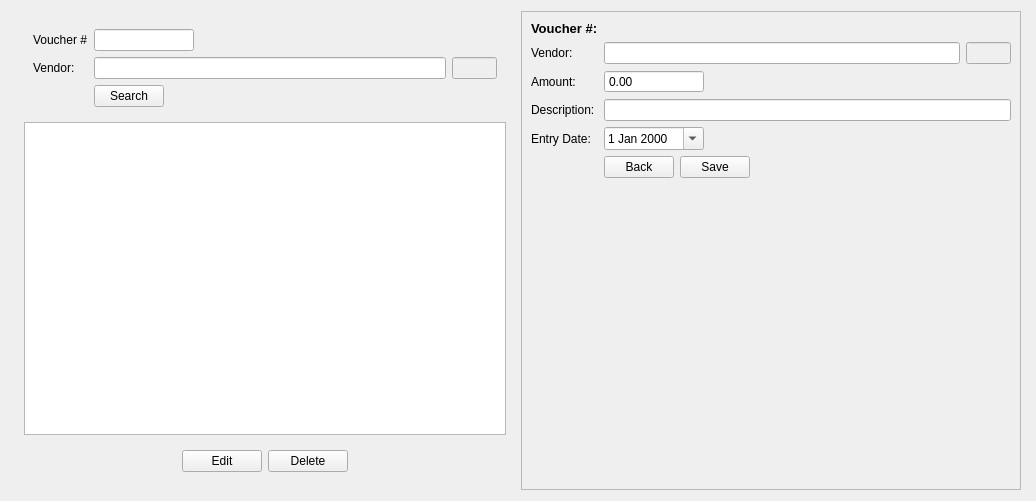
<?xml version="1.0" encoding="UTF-8"?>
<ui version="4.0">
 <class>EditVendorPayment</class>
 <widget class="QWidget" name="EditVendorPayment">
  <property name="geometry">
   <rect>
    <x>0</x>
    <y>0</y>
    <width>1036</width>
    <height>501</height>
   </rect>
  </property>
  <property name="windowTitle">
   <string>Form</string>
  </property>
  <layout class="QHBoxLayout" name="horizontalLayout_2">
   <item>
    <spacer name="horizontalSpacer">
     <property name="orientation">
      <enum>Qt::Horizontal</enum>
     </property>
     <property name="sizeHint" stdset="0">
      <size>
       <width>40</width>
       <height>20</height>
      </size>
     </property>
    </spacer>
   </item>
   <item>
    <widget class="QFrame" name="searchFrame">
     <property name="minimumSize">
      <size>
       <width>500</width>
       <height>0</height>
      </size>
     </property>
     <property name="maximumSize">
      <size>
       <width>500</width>
       <height>16777215</height>
      </size>
     </property>
     <property name="frameShape">
      <enum>QFrame::NoFrame</enum>
     </property>
     <property name="frameShadow">
      <enum>QFrame::Raised</enum>
     </property>
     <layout class="QVBoxLayout" name="verticalLayout">
      <item>
       <widget class="QWidget" name="widget" native="true">
        <property name="maximumSize">
         <size>
          <width>16777215</width>
          <height>100</height>
         </size>
        </property>
        <layout class="QFormLayout" name="formLayout_2">
         <item row="0" column="0">
          <widget class="QLabel" name="label_5">
           <property name="text">
            <string>Voucher #</string>
           </property>
          </widget>
         </item>
         <item row="0" column="1">
          <widget class="QLineEdit" name="search_vno">
           <property name="maximumSize">
            <size>
             <width>100</width>
             <height>16777215</height>
            </size>
           </property>
          </widget>
         </item>
         <item row="1" column="0">
          <widget class="QLabel" name="label_6">
           <property name="text">
            <string>Vendor:</string>
           </property>
          </widget>
         </item>
         <item row="1" column="1">
          <layout class="QHBoxLayout" name="horizontalLayout_3">
           <item>
            <widget class="QLineEdit" name="search_vendorname"/>
           </item>
           <item>
            <widget class="QLineEdit" name="search_vendorid">
             <property name="enabled">
              <bool>false</bool>
             </property>
             <property name="maximumSize">
              <size>
               <width>45</width>
               <height>16777215</height>
              </size>
             </property>
             <property name="focusPolicy">
              <enum>Qt::NoFocus</enum>
             </property>
            </widget>
           </item>
          </layout>
         </item>
         <item row="2" column="1">
          <widget class="QPushButton" name="btn_search">
           <property name="maximumSize">
            <size>
             <width>70</width>
             <height>16777215</height>
            </size>
           </property>
           <property name="text">
            <string>Search</string>
           </property>
          </widget>
         </item>
        </layout>
       </widget>
      </item>
      <item>
       <widget class="QTableWidget" name="searchTable">
        <property name="focusPolicy">
         <enum>Qt::ClickFocus</enum>
        </property>
        <property name="editTriggers">
         <set>QAbstractItemView::NoEditTriggers</set>
        </property>
        <property name="selectionMode">
         <enum>QAbstractItemView::SingleSelection</enum>
        </property>
        <property name="selectionBehavior">
         <enum>QAbstractItemView::SelectRows</enum>
        </property>
       </widget>
      </item>
      <item>
       <widget class="QWidget" name="widget_2" native="true">
        <layout class="QHBoxLayout" name="horizontalLayout_4">
         <item>
          <spacer name="horizontalSpacer_3">
           <property name="orientation">
            <enum>Qt::Horizontal</enum>
           </property>
           <property name="sizeHint" stdset="0">
            <size>
             <width>145</width>
             <height>20</height>
            </size>
           </property>
          </spacer>
         </item>
         <item>
          <widget class="QPushButton" name="btn_edit">
           <property name="text">
            <string>Edit</string>
           </property>
          </widget>
         </item>
         <item>
          <widget class="QPushButton" name="btn_delete">
           <property name="text">
            <string>Delete</string>
           </property>
          </widget>
         </item>
         <item>
          <spacer name="horizontalSpacer_4">
           <property name="orientation">
            <enum>Qt::Horizontal</enum>
           </property>
           <property name="sizeHint" stdset="0">
            <size>
             <width>145</width>
             <height>20</height>
            </size>
           </property>
          </spacer>
         </item>
        </layout>
       </widget>
      </item>
     </layout>
    </widget>
   </item>
   <item>
    <widget class="QFrame" name="editFrame">
     <property name="enabled">
      <bool>true</bool>
     </property>
     <property name="minimumSize">
      <size>
       <width>500</width>
       <height>0</height>
      </size>
     </property>
     <property name="maximumSize">
      <size>
       <width>500</width>
       <height>16777215</height>
      </size>
     </property>
     <property name="frameShape">
      <enum>QFrame::StyledPanel</enum>
     </property>
     <property name="frameShadow">
      <enum>QFrame::Raised</enum>
     </property>
     <layout class="QFormLayout" name="formLayout">
      <item row="0" column="0">
       <widget class="QLabel" name="label_7">
        <property name="font">
         <font>
          <pointsize>10</pointsize>
          <weight>75</weight>
          <bold>true</bold>
         </font>
        </property>
        <property name="text">
         <string>Voucher #:</string>
        </property>
       </widget>
      </item>
      <item row="0" column="1">
       <widget class="QLabel" name="lbl_vno">
        <property name="font">
         <font>
          <pointsize>10</pointsize>
          <weight>75</weight>
          <bold>true</bold>
         </font>
        </property>
        <property name="text">
         <string/>
        </property>
       </widget>
      </item>
      <item row="1" column="0">
       <widget class="QLabel" name="label">
        <property name="text">
         <string>Vendor:</string>
        </property>
       </widget>
      </item>
      <item row="1" column="1">
       <layout class="QHBoxLayout" name="horizontalLayout">
        <item>
         <widget class="QLineEdit" name="vendorname"/>
        </item>
        <item>
         <widget class="QLineEdit" name="vendorid">
          <property name="enabled">
           <bool>false</bool>
          </property>
          <property name="maximumSize">
           <size>
            <width>45</width>
            <height>16777215</height>
           </size>
          </property>
          <property name="focusPolicy">
           <enum>Qt::NoFocus</enum>
          </property>
         </widget>
        </item>
       </layout>
      </item>
      <item row="2" column="0">
       <widget class="QLabel" name="label_2">
        <property name="text">
         <string>Amount:</string>
        </property>
       </widget>
      </item>
      <item row="2" column="1">
       <widget class="QDoubleSpinBox" name="amount">
        <property name="maximumSize">
         <size>
          <width>100</width>
          <height>16777215</height>
         </size>
        </property>
        <property name="buttonSymbols">
         <enum>QAbstractSpinBox::NoButtons</enum>
        </property>
        <property name="maximum">
         <double>99999999999.000000000000000</double>
        </property>
       </widget>
      </item>
      <item row="3" column="0">
       <widget class="QLabel" name="label_3">
        <property name="text">
         <string>Description:</string>
        </property>
       </widget>
      </item>
      <item row="3" column="1">
       <widget class="QLineEdit" name="description"/>
      </item>
      <item row="4" column="0">
       <widget class="QLabel" name="label_4">
        <property name="text">
         <string>Entry Date:</string>
        </property>
       </widget>
      </item>
      <item row="4" column="1">
       <widget class="QDateEdit" name="entrydate">
        <property name="maximumSize">
         <size>
          <width>100</width>
          <height>16777215</height>
         </size>
        </property>
        <property name="calendarPopup">
         <bool>true</bool>
        </property>
       </widget>
      </item>
      <item row="5" column="1">
       <layout class="QHBoxLayout" name="horizontalLayout_5">
        <item>
         <widget class="QPushButton" name="btn_back">
          <property name="maximumSize">
           <size>
            <width>70</width>
            <height>16777215</height>
           </size>
          </property>
          <property name="text">
           <string>Back</string>
          </property>
         </widget>
        </item>
        <item>
         <widget class="QPushButton" name="btn_save">
          <property name="maximumSize">
           <size>
            <width>70</width>
            <height>16777215</height>
           </size>
          </property>
          <property name="text">
           <string>Save</string>
          </property>
         </widget>
        </item>
        <item>
         <spacer name="horizontalSpacer_5">
          <property name="orientation">
           <enum>Qt::Horizontal</enum>
          </property>
          <property name="sizeHint" stdset="0">
           <size>
            <width>40</width>
            <height>20</height>
           </size>
          </property>
         </spacer>
        </item>
       </layout>
      </item>
     </layout>
    </widget>
   </item>
   <item>
    <spacer name="horizontalSpacer_2">
     <property name="orientation">
      <enum>Qt::Horizontal</enum>
     </property>
     <property name="sizeHint" stdset="0">
      <size>
       <width>40</width>
       <height>20</height>
      </size>
     </property>
    </spacer>
   </item>
  </layout>
 </widget>
 <tabstops>
  <tabstop>search_vno</tabstop>
  <tabstop>search_vendorname</tabstop>
  <tabstop>btn_search</tabstop>
  <tabstop>btn_edit</tabstop>
  <tabstop>btn_delete</tabstop>
  <tabstop>vendorname</tabstop>
  <tabstop>amount</tabstop>
  <tabstop>description</tabstop>
  <tabstop>entrydate</tabstop>
  <tabstop>btn_back</tabstop>
  <tabstop>btn_save</tabstop>
 </tabstops>
 <resources/>
 <connections/>
</ui>
